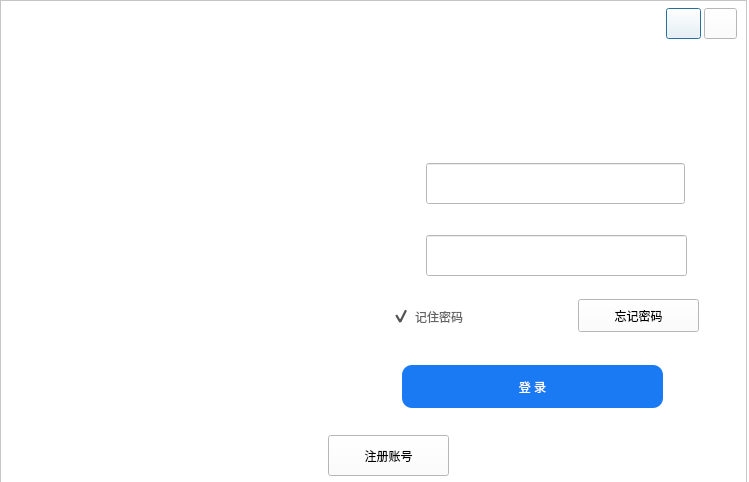
<?xml version="1.0" encoding="UTF-8"?>
<ui version="4.0">
 <class>Dialog</class>
 <widget class="QDialog" name="Dialog">
  <property name="geometry">
   <rect>
    <x>0</x>
    <y>0</y>
    <width>749</width>
    <height>482</height>
   </rect>
  </property>
  <property name="minimumSize">
   <size>
    <width>749</width>
    <height>482</height>
   </size>
  </property>
  <property name="maximumSize">
   <size>
    <width>749</width>
    <height>482</height>
   </size>
  </property>
  <property name="windowTitle">
   <string>Dialog</string>
  </property>
  <property name="windowIcon">
   <iconset>
    <normaloff>:/image/images_test/bird-logo.png</normaloff>:/image/images_test/bird-logo.png</iconset>
  </property>
  <property name="styleSheet">
   <string notr="true">background-color: rgb(255, 255, 255);</string>
  </property>
  <widget class="QFrame" name="frame">
   <property name="geometry">
    <rect>
     <x>0</x>
     <y>0</y>
     <width>747</width>
     <height>483</height>
    </rect>
   </property>
   <property name="frameShape">
    <enum>QFrame::StyledPanel</enum>
   </property>
   <property name="frameShadow">
    <enum>QFrame::Raised</enum>
   </property>
   <widget class="QPushButton" name="btn_minimize">
    <property name="geometry">
     <rect>
      <x>666</x>
      <y>8</y>
      <width>35</width>
      <height>31</height>
     </rect>
    </property>
    <property name="sizePolicy">
     <sizepolicy hsizetype="Minimum" vsizetype="Expanding">
      <horstretch>0</horstretch>
      <verstretch>0</verstretch>
     </sizepolicy>
    </property>
    <property name="minimumSize">
     <size>
      <width>25</width>
      <height>25</height>
     </size>
    </property>
    <property name="maximumSize">
     <size>
      <width>40</width>
      <height>16777215</height>
     </size>
    </property>
    <property name="toolTip">
     <string>最小化</string>
    </property>
    <property name="text">
     <string/>
    </property>
    <property name="icon">
     <iconset resource="RecSystem.qrc">
      <normaloff>:/login/icons/minmax.png</normaloff>:/login/icons/minmax.png</iconset>
    </property>
   </widget>
   <widget class="QLabel" name="label_movie">
    <property name="geometry">
     <rect>
      <x>6</x>
      <y>6</y>
      <width>321</width>
      <height>471</height>
     </rect>
    </property>
    <property name="sizePolicy">
     <sizepolicy hsizetype="Preferred" vsizetype="Preferred">
      <horstretch>0</horstretch>
      <verstretch>0</verstretch>
     </sizepolicy>
    </property>
    <property name="font">
     <font>
      <family>楷体</family>
      <pointsize>16</pointsize>
     </font>
    </property>
    <property name="toolTip">
     <string>&lt;html&gt;&lt;head/&gt;&lt;body&gt;&lt;p&gt;思绪无限&lt;/p&gt;&lt;p&gt;CSDN：&lt;a href=&quot;htps:wuxian.blog.csdn.net&quot;&gt;&lt;span style=&quot; text-decoration: underline; color:#0000ff;&quot;&gt;wuxian.blog.csdn.net&lt;/span&gt;&lt;/a&gt;&lt;/p&gt;&lt;p&gt;B站：&lt;a href=&quot;https://space.bilibili.com/456667721&quot;&gt;&lt;span style=&quot; text-decoration: underline; color:#0000ff;&quot;&gt;思绪亦无限&lt;/span&gt;&lt;/a&gt;&lt;/p&gt;&lt;/body&gt;&lt;/html&gt;</string>
    </property>
    <property name="layoutDirection">
     <enum>Qt::LeftToRight</enum>
    </property>
    <property name="styleSheet">
     <string notr="true">QLabel{
border-image: url(:/login/icons/person1.gif);
}</string>
    </property>
    <property name="text">
     <string>&lt;html&gt;&lt;head/&gt;&lt;body&gt;&lt;p align=&quot;center&quot;&gt;&lt;br/&gt;&lt;/p&gt;&lt;/body&gt;&lt;/html&gt;</string>
    </property>
    <property name="alignment">
     <set>Qt::AlignCenter</set>
    </property>
   </widget>
   <widget class="QTabWidget" name="tabWidget">
    <property name="geometry">
     <rect>
      <x>326</x>
      <y>2</y>
      <width>417</width>
      <height>475</height>
     </rect>
    </property>
    <property name="layoutDirection">
     <enum>Qt::LeftToRight</enum>
    </property>
    <property name="autoFillBackground">
     <bool>false</bool>
    </property>
    <property name="styleSheet">
     <string notr="true">
QTabWidget::pane{
min-width:70px;
min-height:25px;
border-top: 0px solid;
	background-color: transparent;
}

QTabBar::tab {
font-size:10px;
min-width:70px;

min-height:25px;

color: black;

font:12px &quot;Microsoft YaHei&quot;;

border: -1px solid;



}

QTabBar::tab:selected{

min-width:70px;

min-height:25px;
color: black;

font:11px &quot;Microsoft YaHei&quot;;

border: 0px solid;

border-bottom: 0px solid;

border-color: #4796f0;

}</string>
    </property>
    <property name="currentIndex">
     <number>0</number>
    </property>
    <property name="tabBarAutoHide">
     <bool>true</bool>
    </property>
    <widget class="QWidget" name="tab_login">
     <attribute name="title">
      <string/>
     </attribute>
     <widget class="QCheckBox" name="checkBox_remenber">
      <property name="geometry">
       <rect>
        <x>66</x>
        <y>272</y>
        <width>115</width>
        <height>35</height>
       </rect>
      </property>
      <property name="styleSheet">
       <string notr="true">
QCheckBox{
font: 10pt &quot;微软雅黑&quot;;
color: rgb(100, 100, 100);
spacing: 5px;
background-color: transparent;
}

QCheckBox::indicator {
width: 18px;
height: 18px;
}
QCheckBox::indicator:unchecked {
border-image: url(:/login/icons/check.png);
}

QCheckBox::indicator:checked {
border-image: url(:/login/icons/checked.png);
}
 </string>
      </property>
      <property name="text">
       <string>记住密码</string>
      </property>
      <property name="iconSize">
       <size>
        <width>18</width>
        <height>18</height>
       </size>
      </property>
      <property name="checked">
       <bool>true</bool>
      </property>
     </widget>
     <widget class="QLineEdit" name="lineEdit_password">
      <property name="geometry">
       <rect>
        <x>100</x>
        <y>208</y>
        <width>261</width>
        <height>41</height>
       </rect>
      </property>
      <property name="font">
       <font>
        <family>微软雅黑</family>
        <pointsize>12</pointsize>
       </font>
      </property>
      <property name="text">
       <string/>
      </property>
     </widget>
     <widget class="QLabel" name="label_log_passwordBack">
      <property name="geometry">
       <rect>
        <x>52</x>
        <y>208</y>
        <width>319</width>
        <height>43</height>
       </rect>
      </property>
      <property name="styleSheet">
       <string notr="true">border-image: url(:/images/icons/logo1.png);</string>
      </property>
      <property name="text">
       <string/>
      </property>
     </widget>
     <widget class="QLabel" name="label_log_user">
      <property name="geometry">
       <rect>
        <x>64</x>
        <y>146</y>
        <width>21</width>
        <height>21</height>
       </rect>
      </property>
      <property name="styleSheet">
       <string notr="true">border-image: url(:/login/icons/logo2.png);
background-color: transparent;</string>
      </property>
      <property name="text">
       <string/>
      </property>
     </widget>
     <widget class="QLineEdit" name="lineEdit_user_log">
      <property name="geometry">
       <rect>
        <x>100</x>
        <y>136</y>
        <width>259</width>
        <height>41</height>
       </rect>
      </property>
      <property name="font">
       <font>
        <family>微软雅黑</family>
        <pointsize>12</pointsize>
        <weight>50</weight>
        <italic>false</italic>
        <bold>false</bold>
       </font>
      </property>
      <property name="text">
       <string/>
      </property>
     </widget>
     <widget class="QToolButton" name="toolButton_forgetCode">
      <property name="geometry">
       <rect>
        <x>252</x>
        <y>272</y>
        <width>121</width>
        <height>33</height>
       </rect>
      </property>
      <property name="cursor">
       <cursorShape>PointingHandCursor</cursorShape>
      </property>
      <property name="text">
       <string>忘记密码</string>
      </property>
      <property name="iconSize">
       <size>
        <width>16</width>
        <height>16</height>
       </size>
      </property>
     </widget>
     <widget class="QLabel" name="label_log_password">
      <property name="geometry">
       <rect>
        <x>64</x>
        <y>220</y>
        <width>21</width>
        <height>21</height>
       </rect>
      </property>
      <property name="styleSheet">
       <string notr="true">border-image: url(:/login/icons/logo3.png);
background-color: transparent;</string>
      </property>
      <property name="text">
       <string/>
      </property>
     </widget>
     <widget class="QPushButton" name="pushButton_login">
      <property name="geometry">
       <rect>
        <x>76</x>
        <y>338</y>
        <width>261</width>
        <height>43</height>
       </rect>
      </property>
      <property name="styleSheet">
       <string notr="true">QPushButton{
	background-color:rgb(26, 122, 244);
	border-radius:10px; 
    border:1px;
	font:17px &quot;微软雅黑&quot;;
	color:rgba(255,255,255);
}

QPushButton::pressed{
	border-color:rgba(255,255,255,30);
	background-color: rgb(0, 170, 255);
	border-style:inset;
	color:rgba(0,0,0,100);
}

QPushButton::hover{
	background-color: rgb(73, 154, 237);
	border-color:rgba(255,255,255,200);
	color:rgba(255,255,255);
}</string>
      </property>
      <property name="text">
       <string>登 录</string>
      </property>
     </widget>
     <widget class="QLabel" name="label_pic">
      <property name="geometry">
       <rect>
        <x>166</x>
        <y>16</y>
        <width>85</width>
        <height>85</height>
       </rect>
      </property>
      <property name="minimumSize">
       <size>
        <width>85</width>
        <height>85</height>
       </size>
      </property>
      <property name="maximumSize">
       <size>
        <width>85</width>
        <height>85</height>
       </size>
      </property>
      <property name="font">
       <font>
        <family>Adobe 黑体 Std R</family>
        <pointsize>18</pointsize>
        <weight>75</weight>
        <italic>false</italic>
        <bold>true</bold>
       </font>
      </property>
      <property name="styleSheet">
       <string notr="true">border-image: url(:/login/icons/user.png);
background-color: transparent;
border-radius:40px;</string>
      </property>
      <property name="text">
       <string/>
      </property>
      <property name="alignment">
       <set>Qt::AlignCenter</set>
      </property>
     </widget>
     <widget class="QLabel" name="label_log_userBack">
      <property name="geometry">
       <rect>
        <x>52</x>
        <y>136</y>
        <width>319</width>
        <height>43</height>
       </rect>
      </property>
      <property name="styleSheet">
       <string notr="true">border-image: url(:/images/icons/logo1.png);</string>
      </property>
      <property name="text">
       <string/>
      </property>
     </widget>
     <widget class="QToolButton" name="toolButton_go2reg">
      <property name="geometry">
       <rect>
        <x>2</x>
        <y>408</y>
        <width>121</width>
        <height>41</height>
       </rect>
      </property>
      <property name="cursor">
       <cursorShape>PointingHandCursor</cursorShape>
      </property>
      <property name="text">
       <string>注册账号</string>
      </property>
     </widget>
     <widget class="QLabel" name="label_log_info">
      <property name="geometry">
       <rect>
        <x>162</x>
        <y>406</y>
        <width>179</width>
        <height>39</height>
       </rect>
      </property>
      <property name="styleSheet">
       <string notr="true">background-color: transparent;
color: rgb(255, 0, 127);
font: 9pt &quot;微软雅黑&quot;;</string>
      </property>
      <property name="text">
       <string/>
      </property>
     </widget>
     <zorder>label_log_passwordBack</zorder>
     <zorder>label_log_userBack</zorder>
     <zorder>checkBox_remenber</zorder>
     <zorder>lineEdit_password</zorder>
     <zorder>label_log_user</zorder>
     <zorder>lineEdit_user_log</zorder>
     <zorder>toolButton_forgetCode</zorder>
     <zorder>label_log_password</zorder>
     <zorder>pushButton_login</zorder>
     <zorder>label_pic</zorder>
     <zorder>toolButton_go2reg</zorder>
     <zorder>label_log_info</zorder>
    </widget>
    <widget class="QWidget" name="tab_reg">
     <attribute name="title">
      <string/>
     </attribute>
     <widget class="QLineEdit" name="lineEdit_user_reg">
      <property name="geometry">
       <rect>
        <x>100</x>
        <y>122</y>
        <width>259</width>
        <height>41</height>
       </rect>
      </property>
      <property name="font">
       <font>
        <family>微软雅黑</family>
        <pointsize>12</pointsize>
        <weight>50</weight>
        <italic>false</italic>
        <bold>false</bold>
       </font>
      </property>
      <property name="text">
       <string/>
      </property>
     </widget>
     <widget class="QLabel" name="label_reg_passwordBack">
      <property name="geometry">
       <rect>
        <x>52</x>
        <y>192</y>
        <width>319</width>
        <height>43</height>
       </rect>
      </property>
      <property name="styleSheet">
       <string notr="true">border-image: url(:/login/icons/logo1.png);</string>
      </property>
      <property name="text">
       <string/>
      </property>
     </widget>
     <widget class="QLabel" name="label_reg_user">
      <property name="geometry">
       <rect>
        <x>64</x>
        <y>132</y>
        <width>21</width>
        <height>21</height>
       </rect>
      </property>
      <property name="styleSheet">
       <string notr="true">border-image: url(:/login/icons/logo2.png);
background-color: transparent;</string>
      </property>
      <property name="text">
       <string/>
      </property>
     </widget>
     <widget class="QLineEdit" name="lineEdit_password_reg">
      <property name="geometry">
       <rect>
        <x>100</x>
        <y>192</y>
        <width>261</width>
        <height>41</height>
       </rect>
      </property>
      <property name="font">
       <font>
        <family>微软雅黑</family>
        <pointsize>12</pointsize>
       </font>
      </property>
      <property name="text">
       <string/>
      </property>
     </widget>
     <widget class="QLabel" name="label_pic_reg">
      <property name="geometry">
       <rect>
        <x>166</x>
        <y>10</y>
        <width>85</width>
        <height>85</height>
       </rect>
      </property>
      <property name="minimumSize">
       <size>
        <width>85</width>
        <height>85</height>
       </size>
      </property>
      <property name="maximumSize">
       <size>
        <width>85</width>
        <height>85</height>
       </size>
      </property>
      <property name="font">
       <font>
        <family>Adobe 黑体 Std R</family>
        <pointsize>18</pointsize>
        <weight>75</weight>
        <italic>false</italic>
        <bold>true</bold>
       </font>
      </property>
      <property name="styleSheet">
       <string notr="true">border-image: url(:/login/icons/user.png);
background-color: transparent;
border-radius:40px;</string>
      </property>
      <property name="text">
       <string/>
      </property>
      <property name="alignment">
       <set>Qt::AlignCenter</set>
      </property>
     </widget>
     <widget class="QToolButton" name="toolButton_go2login">
      <property name="geometry">
       <rect>
        <x>2</x>
        <y>408</y>
        <width>119</width>
        <height>39</height>
       </rect>
      </property>
      <property name="cursor">
       <cursorShape>PointingHandCursor</cursorShape>
      </property>
      <property name="text">
       <string>前往登录</string>
      </property>
     </widget>
     <widget class="QLabel" name="label_reg_password">
      <property name="geometry">
       <rect>
        <x>64</x>
        <y>204</y>
        <width>21</width>
        <height>21</height>
       </rect>
      </property>
      <property name="styleSheet">
       <string notr="true">border-image: url(:/login/icons/logo3.png);
background-color: transparent;</string>
      </property>
      <property name="text">
       <string/>
      </property>
     </widget>
     <widget class="QLabel" name="label_reg_userBack">
      <property name="geometry">
       <rect>
        <x>52</x>
        <y>122</y>
        <width>319</width>
        <height>43</height>
       </rect>
      </property>
      <property name="styleSheet">
       <string notr="true">border-image: url(:/login/icons/logo1.png);</string>
      </property>
      <property name="text">
       <string/>
      </property>
     </widget>
     <widget class="QPushButton" name="pushButton_reg">
      <property name="geometry">
       <rect>
        <x>76</x>
        <y>340</y>
        <width>261</width>
        <height>43</height>
       </rect>
      </property>
      <property name="styleSheet">
       <string notr="true">QPushButton{
	background-color:rgb(26, 122, 244);
	border-radius:10px; 
    border:1px;
	font:17px &quot;微软雅黑&quot;;
	color:rgba(255,255,255);
}

QPushButton::pressed{
	border-color:rgba(255,255,255,30);
	background-color: rgb(0, 170, 255);
	border-style:inset;
	color:rgba(0,0,0,100);
}

QPushButton::hover{
	background-color: rgb(73, 154, 237);
	border-color:rgba(255,255,255,200);
	color:rgba(255,255,255);
}</string>
      </property>
      <property name="text">
       <string>注 册</string>
      </property>
     </widget>
     <widget class="QLabel" name="label_reg_vercodeBack">
      <property name="geometry">
       <rect>
        <x>52</x>
        <y>262</y>
        <width>223</width>
        <height>43</height>
       </rect>
      </property>
      <property name="styleSheet">
       <string notr="true">border-image: url(:/login/icons/logo1.png);</string>
      </property>
      <property name="text">
       <string/>
      </property>
     </widget>
     <widget class="QLabel" name="label_reg_vercode">
      <property name="geometry">
       <rect>
        <x>64</x>
        <y>272</y>
        <width>21</width>
        <height>23</height>
       </rect>
      </property>
      <property name="styleSheet">
       <string notr="true">border-image: url(:/login/icons/logo4.png);
background-color: transparent;</string>
      </property>
      <property name="text">
       <string/>
      </property>
     </widget>
     <widget class="QLineEdit" name="lineEdit_code_reg">
      <property name="geometry">
       <rect>
        <x>100</x>
        <y>262</y>
        <width>159</width>
        <height>41</height>
       </rect>
      </property>
      <property name="font">
       <font>
        <family>微软雅黑</family>
        <pointsize>12</pointsize>
       </font>
      </property>
      <property name="text">
       <string/>
      </property>
     </widget>
     <widget class="QToolButton" name="toolButton_verCode">
      <property name="geometry">
       <rect>
        <x>282</x>
        <y>262</y>
        <width>89</width>
        <height>43</height>
       </rect>
      </property>
      <property name="sizePolicy">
       <sizepolicy hsizetype="Preferred" vsizetype="Preferred">
        <horstretch>0</horstretch>
        <verstretch>0</verstretch>
       </sizepolicy>
      </property>
      <property name="cursor">
       <cursorShape>PointingHandCursor</cursorShape>
      </property>
      <property name="text">
       <string/>
      </property>
      <property name="icon">
       <iconset resource="RecSystem.qrc">
        <normaloff>:/login/icons/captcha_1.png</normaloff>:/login/icons/captcha_1.png</iconset>
      </property>
      <property name="iconSize">
       <size>
        <width>89</width>
        <height>43</height>
       </size>
      </property>
     </widget>
     <widget class="QLabel" name="label_reg_info">
      <property name="geometry">
       <rect>
        <x>158</x>
        <y>408</y>
        <width>179</width>
        <height>39</height>
       </rect>
      </property>
      <property name="styleSheet">
       <string notr="true">background-color: transparent;
color: rgb(255, 0, 127);
font: 9pt &quot;微软雅黑&quot;;</string>
      </property>
      <property name="text">
       <string/>
      </property>
     </widget>
     <zorder>label_reg_userBack</zorder>
     <zorder>lineEdit_user_reg</zorder>
     <zorder>label_reg_passwordBack</zorder>
     <zorder>label_reg_user</zorder>
     <zorder>lineEdit_password_reg</zorder>
     <zorder>label_pic_reg</zorder>
     <zorder>toolButton_go2login</zorder>
     <zorder>label_reg_password</zorder>
     <zorder>pushButton_reg</zorder>
     <zorder>label_reg_vercodeBack</zorder>
     <zorder>label_reg_vercode</zorder>
     <zorder>lineEdit_code_reg</zorder>
     <zorder>toolButton_verCode</zorder>
     <zorder>label_reg_info</zorder>
    </widget>
   </widget>
   <widget class="QPushButton" name="btn_close">
    <property name="geometry">
     <rect>
      <x>704</x>
      <y>8</y>
      <width>33</width>
      <height>31</height>
     </rect>
    </property>
    <property name="sizePolicy">
     <sizepolicy hsizetype="Minimum" vsizetype="Expanding">
      <horstretch>0</horstretch>
      <verstretch>0</verstretch>
     </sizepolicy>
    </property>
    <property name="minimumSize">
     <size>
      <width>25</width>
      <height>25</height>
     </size>
    </property>
    <property name="maximumSize">
     <size>
      <width>40</width>
      <height>16777215</height>
     </size>
    </property>
    <property name="toolTip">
     <string>关闭</string>
    </property>
    <property name="text">
     <string/>
    </property>
    <property name="icon">
     <iconset resource="RecSystem.qrc">
      <normaloff>:/login/icons/extractLeft.png</normaloff>:/login/icons/extractLeft.png</iconset>
    </property>
   </widget>
   <zorder>tabWidget</zorder>
   <zorder>btn_minimize</zorder>
   <zorder>label_movie</zorder>
   <zorder>btn_close</zorder>
  </widget>
 </widget>
 <resources>
  <include location="RecSystem.qrc"/>
 </resources>
 <connections/>
</ui>
